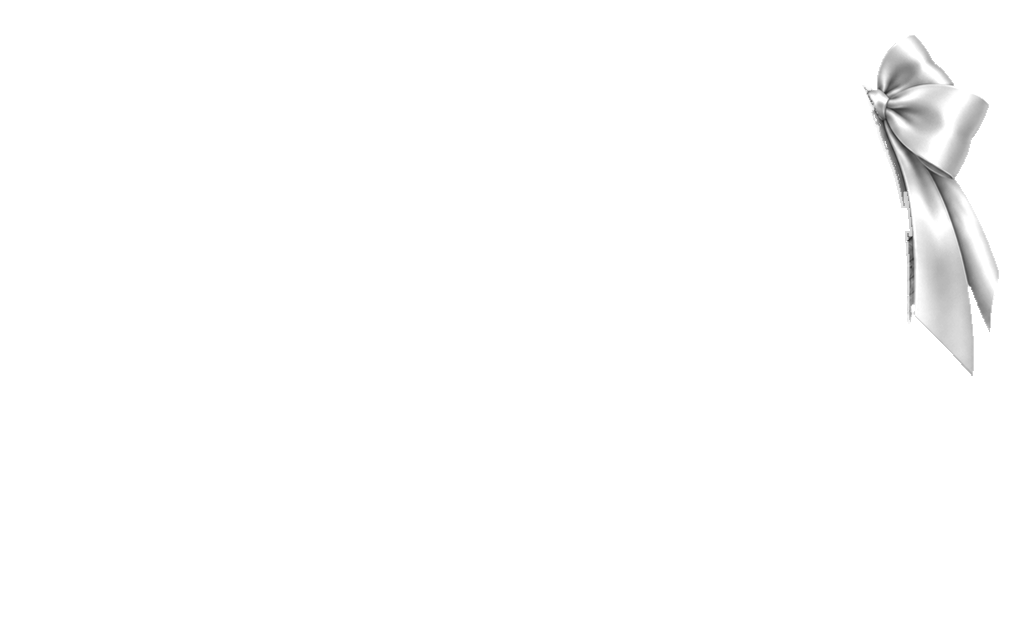
#> input picture dev/fitting-polish/wedge-grand-source/wedge_decoration_big.webp, 1024 x 640 px; its folder holds 2 pictures in this run
$ python clean-wedge-grand-edge.py
#> lines starting #> are read from the running program, lines starting #| are printed output that depends on the picture
#!/usr/bin/env python3
"""Remove the detached shoe-edge remnant from the wedge Grand satin."""
from pathlib import Path
from PIL import Image, ImageDraw

root = Path(__file__).resolve().parents[2]
source = root / 'dev/fitting-polish/wedge-grand-source'
target = root / 'assets/shoe2d/accessories'
cut = Image.new('L', (1024, 640))
#> cut: PIL image 1024x640 L; every value is 0
draw = ImageDraw.Draw(cut)
draw.polygon([(890, 228), (910, 228), (911, 250), (911, 285),
              (912, 310), (915, 320), (890, 320)], fill=255)
for suffix in ['', '_tint']:
    name = 'wedge_decoration_big' + suffix + '.webp'
    image = Image.open(source / name).convert('RGBA')
#> image is the input picture: PIL image 1024x640 RGBA; mean R, G, B, A 194.9, 194.9, 194.9, 9
    alpha = image.getchannel('A')
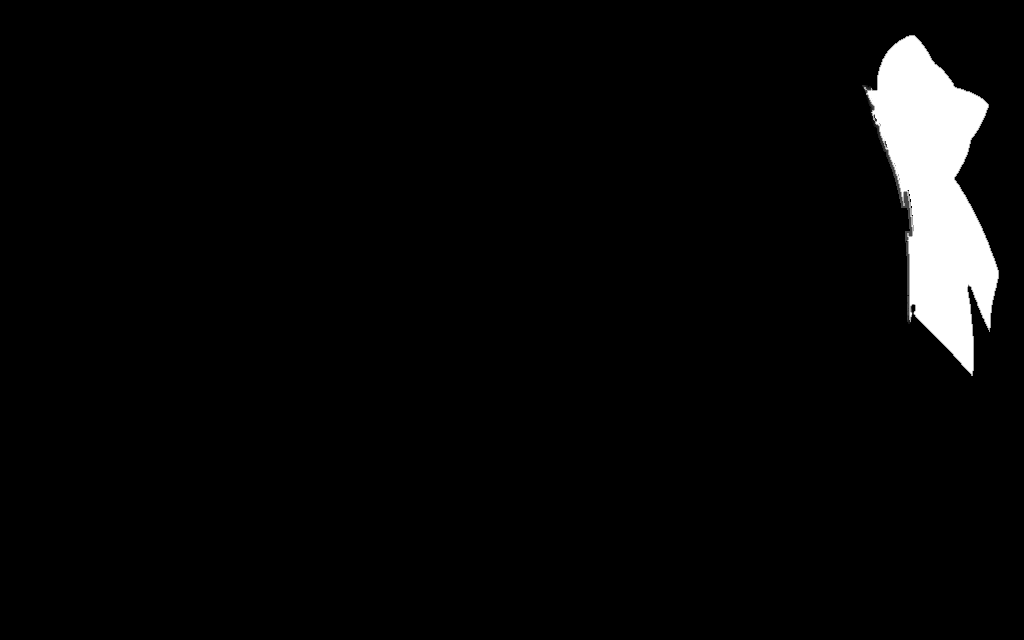
#> alpha: PIL image 1024x640 L; min 0, max 255, mean 9
    alpha.paste(0, mask=cut)
    image.putalpha(alpha)
    image.save(target / name, format='WEBP', lossless=True, exact=True, method=6)
